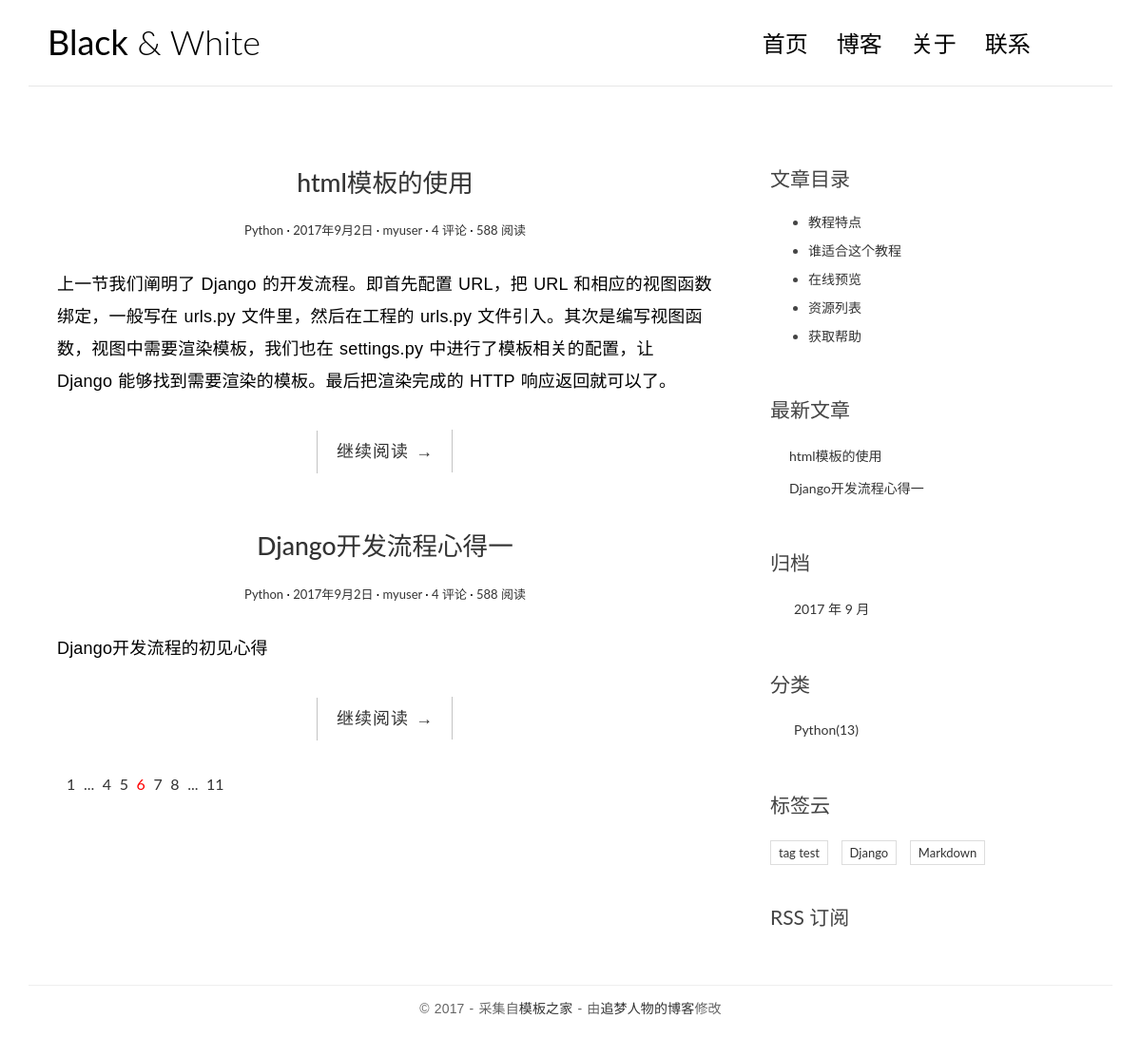
The page / on the database its author committed.
### blog/models.py (models this page shows, shortened)
class Post(models.Model):
    title = models.CharField(max_length=70)
    body = models.TextField()
    created_time = models.DateTimeField()
    modified_time = models.DateTimeField()
    excerpt = models.CharField(max_length=200, blank=True)
    category = models.ForeignKey(Category)
    tags = models.ManyToManyField(Tag, blank=True)
    author = models.ForeignKey(User)
    def get_absolute_url(self):
        return reverse('blog:detail', kwargs={'pk':self.pk})
    class Meta:
        ordering = ['-created_time']

class Category(models.Model):
    name = models.CharField(max_length=100)

class Tag(models.Model):
    name = models.CharField(max_length=100)

### blog/views.py (the view)
# urls.py: url(r'^$', views.index, name='index'),
def index(request):
    post_list = Post.objects.all().order_by('-created_time')
    return render(request, 'blog/index.html', context={'post_list':post_list})

### blog/templatetags/blog_tags.py (called while the page is built)
@register.simple_tag
def get_recent_posts(num=5):
    return Post.objects.all().order_by('-created_time')[:num]

@register.simple_tag
def archives():
    return Post.objects.dates('created_time', 'day', order='DESC')

@register.simple_tag
def get_categories():
    return Category.objects.all()

@register.simple_tag
def get_tags():
    return Tag.objects.all()

### templates/blog/index.html
{% extends 'blog/base.html' %}
{% load blog_tags %}
{% block main %}
    {% for post in post_list %}
        <article class="post post-{{ post.pk }}">
        <header class="entry-header">
            <h1 class="entry-title">
                <a href="{{post.get_absolute_url}}">{{ post.title }}</a>
            </h1>
            <div class="entry-meta">
                <span class="post-category"><a href="#">{{ post.category.name }}</a></span>
                <span class="post-date"><a href="#"><time class="entry-date"
                                                          datetime="2012-11-09T23:15:57+00:00">{{post.created_time.year}}年{{post.created_time.month}}月{{post.created_time.day}}日</time></a></span>
                <span class="post-author"><a href="#">{{ post.author }}</a></span>
                <span class="comments-link"><a href="#">4 评论</a></span>
                <span class="views-count"><a href="#">588 阅读</a></span>
            </div>
        </header>
        <div class="entry-content clearfix">
            <p>{{ post.excerpt }}</p>
            <div class="read-more cl-effect-14">
                <a href="{{post.get_absolute_url}}" class="more-link">继续阅读 <span class="meta-nav">→</span></a>
            </div>
        </div>
        </article>
    {% empty %}
        <div class="no-post">暂时还没有发布的文章!</div>
    {% endfor %}
    <div class="pagination">
        <ul>
            <li><a href="">1</a></li>
            <li><a href="">...</a></li>
            <li><a href="">4</a></li>
            <li><a href="">5</a></li>
            <li class="current"><a href="">6</a></li>
            <li><a href="">7</a></li>
            <li><a href="">8</a></li>
            <li><a href="">...</a></li>
            <li><a href="">11</a></li>
        </ul>
    </div>
{% endblock main %}

### templates/blog/base.html (shortened to what this page needs)
{% load staticfiles %}
{% load blog_tags %}
<!DOCTYPE html>
<html>
<head>
    <link rel="stylesheet" href="http://code.ionicframework.com/ionicons/2.0.1/css/ionicons.min.css">
    <link rel="stylesheet" href="{% static 'blog/css/bootstrap.min.css' %}">
    <link rel="stylesheet" href="{% static 'blog/css/pace.css' %}">
    <link rel="stylesheet" href="{% static 'blog/css/custom.css' %}">
    <link rel="stylesheet" href="{% static 'blog/css/highlights/github.css' %}">
</head>
<body>
<div class="container">
    <header id="site-header">
        <div class="row">
            <div class="col-md-4 col-sm-5 col-xs-8">
                <div class="logo">
                    <h1><a href="{% url 'blog:index' %}"><b>Black</b> &amp; White</a></h1>
                </div>
            </div>
            <div class="col-md-8 col-sm-7 col-xs-4">
                <nav class="main-nav" role="navigation">
                    <div class="collapse navbar-collapse" id="bs-example-navbar-collapse-1">
                        <ul class="nav navbar-nav navbar-right">
                            <li class="cl-effect-11"><a href="{% url 'blog:index' %}" data-hover="首页">首页</a></li>
                            <li class="cl-effect-11"><a href="full-width.html" data-hover="博客">博客</a></li>
                            <li class="cl-effect-11"><a href="about.html" data-hover="关于">关于</a></li>
                            <li class="cl-effect-11"><a href="contact.html" data-hover="联系">联系</a></li>
                        </ul>
                    </div>
                </nav>
            </div>
        </div>
    </header>
</div>
<div class="content-body">
    <div class="container">
        <div class="row">
            <main class="col-md-8">
                {% block main %}
                {% endblock main %}
            </main>
            <aside class="col-md-4">
                {% block toc %}
                <div class="widget widget-content">
                    <h3 class="widget-title">文章目录</h3>
                    <ul>
                        <li>
                            <a href="#">教程特点</a>
                        </li>
                        <li>
                            <a href="#">谁适合这个教程</a>
                        </li>
                        <li>
                            <a href="#">在线预览</a>
                        </li>
                        <li>
                            <a href="#">资源列表</a>
                        </li>
                        <li>
                            <a href="#">获取帮助</a>
                        </li>
                    </ul>
                </div>
                <div class="widget widget-recent-posts">
                    <h3 class="widget-title">最新文章</h3>
                    {% get_recent_posts as recent_post_list %}
                    <ul>
                        {% for post in recent_post_list %}
                        <li>
                            <a href="{{post.get_absolue_url}}">{{post.title}}</a>
                        </li>
                        {% empty %}
                        暂无文章！
                        {% endfor %}
                    </ul>
                </div>
                <div class="widget widget-archives">
                    <h3 class="widget-title">归档</h3>
                    {% archives as date_list %}
                    <ul>
                        {% for date in date_list %}
                        <li>
                            <a href="{% url 'blog:archives' date.year date.month %}">{{date.year}} 年 {{date.month}} 月</a>
                        </li>
                        {% empty %}
                        暂无归档！
                        {% endfor %}
                    </ul>
                </div>
                <div class="widget widget-category">
                    <h3 class="widget-title">分类</h3>
                    {% get_categories as category_list %}
                    <ul>
                        {% for category in category_list %}
                        <li>
                            <a href="{% url 'blog:category' category.pk %}">{{category.name}}<span class="post-count">(13)</span></a>
                        </li>
                        {% empty %}
                        暂无分类！
                        {% endfor %}
                    </ul>
                </div>
                <div class="widget widget-tag-cloud">
                    <h3 class="widget-title">标签云</h3>
                    {% get_tags as tags %}
                    <ul>
                        {% for tag in tags %}
                        <li>
                            <a href="{% url 'blog:tag' tag.pk %}">{{tag.name}}</a>
                        </li>
                        {% empty %}
                        暂无标签！
                        {% endfor %}
                    </ul>
                </div>
                <div class="rss">
                    <a href=""> RSS 订阅</a>
                </div>
                {% endblock toc %}
            </aside>
        </div>
    </div>
</div>
<footer id="site-footer">
    <div class="container">
        <div class="row">
            <div class="col-md-12">
                <p class="copyright">&copy 2017 - 采集自<a href="http://www.cssmoban.com/"
                                                        target="_blank" title="模板之家">模板之家</a>
                    - 由<a href="http://zmrenwu.com/" title="网页模板" target="_blank">追梦人物的博客</a>修改
                </p>
            </div>
        </div>
    </div>
</footer>
</body>
</html>

### blog/static/blog/css/custom.css (style rules this page uses)
* { outline: none; }
h1, h2, h3, h4, h5, h6 { margin-top: 0; }
b { font-weight: 400; }
a { color: #333; }
body { color: #444; font-family: 'Lato', sans-serif; }
p { font-family: 'Ubuntu', sans-serif; font-weight: 400; word-spacing: 1px; letter-spacing: 0.01em; }
#site-header { background-color: #FFF; padding: 25px 20px; margin-bottom: 40px; border-bottom: 1px solid #e7e7e7; }
.logo h1 a { color: #000; }
.logo h1 { margin: 0; font-family: 'Lato', sans-serif; font-weight: 300; }
.main-nav { margin-top: 11px; max-width: 95%; }
.main-nav a { color: #000000 !important; padding: 0 0 5px 0 !important; margin-right: 30px; font-family: 'Lato', sans-serif; font-weight: 300; font-size: 24px; }
.cl-effect-11 a { padding: 10px 0; color: #0972b4; text-shadow: none; }
.cl-effect-11 a::before { position: absolute; top: 0; left: 0; overflow: hidden; padding: 0 0 5px 0 !important; max-width: 0; border-bottom: 1px solid #000; color: #000; content: attr(data-hover); white-space: nowrap; -webkit-transition: max-width 0.5s; -moz-transition: max-width 0.5s; transition: max-width 0.5s; }
.content-body { padding-bottom: 4em; }
.post { background: #fff; padding: 30px 30px 0; }
.entry-title { text-align: center; font-size: 1.9em; margin-bottom: 20px; line-height: 1.6; padding: 10px 20px 0; }
.entry-meta { text-align: center; color: #DDDDDD; font-size: 13px; margin-bottom: 30px; }
.entry-content { font-size: 18px; line-height: 1.9; font-weight: 300; color: #000; }
.post-category::after, .post-date::after, .post-author::after, .comments-link::after { content: ' ·'; color: #000; }
.read-more { font-family: 'Ubuntu', sans-serif; font-weight: 400; word-spacing: 1px; letter-spacing: 0.01em; text-align: center; margin-top: 20px; }
.cl-effect-14 a { padding: 0 20px; height: 45px; line-height: 45px; position: relative; display: inline-block; margin: 15px 25px; letter-spacing: 1px; font-weight: 400; text-shadow: 0 0 1px rgba(255, 255, 255, 0.3); }
.cl-effect-14 a::before, .cl-effect-14 a::after { position: absolute; width: 45px; height: 1px; background: #C3C3C3; content: ''; -webkit-transition: all 0.3s; -moz-transition: all 0.3s; transition: all 0.3s; pointer-events: none; }
.cl-effect-14 a::before { top: 0; left: 0; -webkit-transform: rotate(90deg); -moz-transform: rotate(90deg); transform: rotate(90deg); -webkit-transform-origin: 0 0; -moz-transform-origin: 0 0; transform-origin: 0 0; }
.cl-effect-14 a::after { right: 0; bottom: 0; -webkit-transform: rotate(90deg); -moz-transform: rotate(90deg); transform: rotate(90deg); -webkit-transform-origin: 100% 0; -moz-transform-origin: 100% 0; transform-origin: 100% 0; }
.widget { background: #fff; padding: 30px 0 0; }
.widget-title { font-size: 1.5em; margin-bottom: 20px; line-height: 1.6; padding: 10px 0 0; font-weight: 400; }
.widget-recent-posts ul { padding: 0; margin: 0; padding-left: 20px; }
.widget-recent-posts ul li { list-style-type: none; position: relative; line-height: 170%; margin-bottom: 10px; }
.widget-recent-posts ul li::before { content: '\f3d3'; font-family: "Ionicons"; position: absolute; left: -17px; top: 3px; font-size: 16px; color: #000; }
.widget-archives ul { padding: 0; margin: 0; padding-left: 25px; }
.widget-archives ul li { list-style-type: none; position: relative; line-height: 170%; margin-bottom: 10px; }
.widget-archives ul li::before { content: '\f3f3'; font-family: "Ionicons"; position: absolute; left: -25px; top: 1px; font-size: 16px; color: #000; }
.widget-category ul { padding: 0; margin: 0; padding-left: 25px; }
.widget-category ul li { list-style-type: none; position: relative; line-height: 170%; margin-bottom: 10px; }
.widget-category ul li::before { content: '\f3fe'; font-family: "Ionicons"; position: absolute; left: -25px; top: 1px; font-size: 18px; color: #000; }
.widget-tag-cloud ul { padding: 0; margin: 0; margin-right: -10px; }
.widget-tag-cloud ul li { list-style-type: none; font-size: 13px; display: inline-block; margin-right: 10px; margin-bottom: 10px; padding: 3px 8px; border: 1px solid #ddd; }
.widget-content ul li { margin-bottom: 10px; }
.rss { font-size: 21px; margin-top: 30px; }
.rss a { color: #444; }
#site-footer { padding-top: 10px; padding: 0 0 1.5em 0; }
.copyright { text-align: center; padding-top: 1em; margin: 0; border-top: 1px solid #eee; color: #666; }
.pagination ul { list-style: none; }
.pagination ul li { display: inline-block; font-size: 16px; margin-right: 5px; }
.current a { color: red; }

### rows shown on the page
Post: title "html模板的使用", category.name "Python", created_time.year "2017", created_time.month "9", created_time.day "2", author "myuser", excerpt "上一节我们阐明了 Django 的开发流程。即首先配置 URL，把 URL 和相应的视图函数绑定，一般写在 urls.py 文件里，然后在工程的 urls.py 文件引入。其次是编写视图函数，视图中需要渲染模板，我们也在 settings.py 中进行了模板相关的配置，让 Django 能够找到需要渲染的模板。最后把渲染完成的 HTTP 响应返回就可以了。"
Post: title "Django开发流程心得一", category.name "Python", created_time.year "2017", created_time.month "9", created_time.day "2", author "myuser", excerpt "Django开发流程的初见心得"
Category: name "Python"
Tag: name "tag test"
Tag: name "Django"
Tag: name "Markdown"

### other values the page prints
{{ date.year }} "2017"
{{ date.month }} "9"
